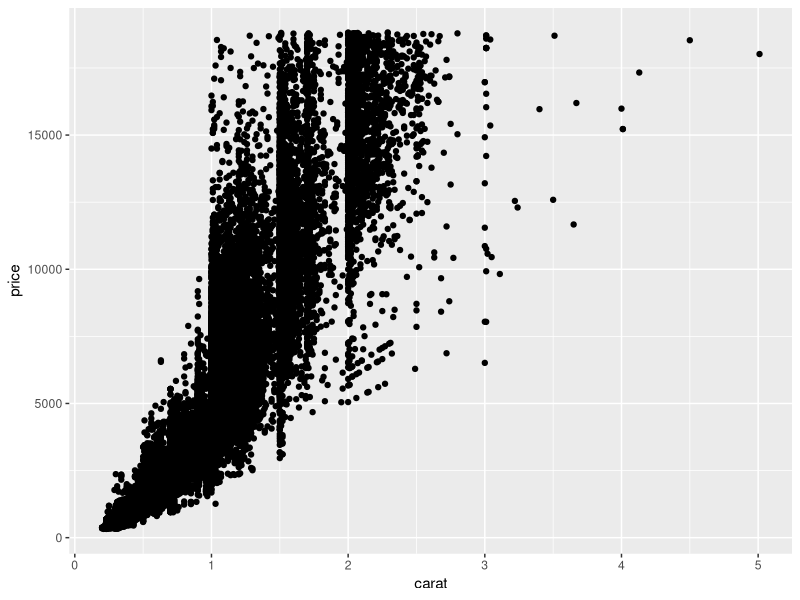
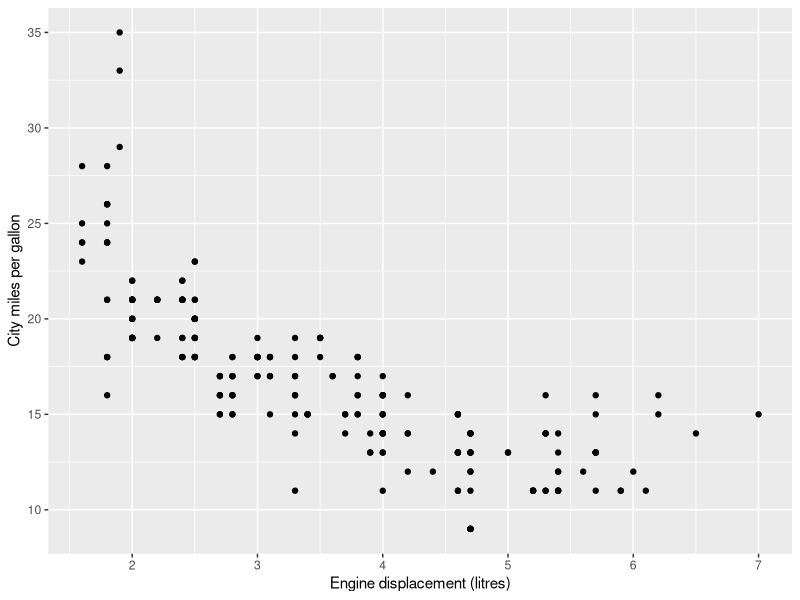

Reproduce these figures in R, in order.
## ---- chunk 1
knitr::opts_chunk$set(echo = TRUE)
## ---- chunk 2
getwd()

## ---- chunk 3
rm(list = ls())

## ---- chunk 4
#install.packages('tidyverse')

## ---- chunk 5
library(tidyverse)  # For data cleaning and tidy

## ---- chunk 6
library(data.table)     # For data frame
library(lubridate)      # For date and time data
library(ggplot2)        # For visualisation

## ---- chunk 7
data <- mpg
data %>% head(10)

## ---- chunk 8
data %>%
  summary()

## ---- chunk 9
library(dplyr)
# Filter the mpg data for model "a4" or "malibu"

filter(data, model =="a4" )

filter(data, model =='a4' | model  =='malibu')

# Alternative for above operation
data %>% filter(model=="a4" | model =="malibu")

## ---- chunk 10
# descripitve statics: 
data %>% filter( model=="a4" | model =="malibu" ) %>% 
  group_by(model) %>% 
  summarise (Count=n())

## ---- chunk 11
# Rearrange mpg data based on year in decendening order of year
arrange(data, +year) 

# Rearrange mpg data based on year in accending order of year
arrange(data, -year)

## ---- chunk 12
# Select different variables from the dataset
select(data, year, model, displ, trans)

# Alternative way using

data %>% select(year, model, displ, trans)

## ---- chunk 13
# Generate new variables for the mpg data set
mutate(data,  differance  =  cty - hwy)

# Aletrnative way
data %>% mutate(differance  =  cty-hwy)

## ---- chunk 14
# Generate summary statistics for a varible
summarise(data, count =n(), mean(cty),sd(cty),min(cty), max(cty))

# Aletrnative way

data %>% summarise(count =n(), mean(cty),sd(cty),min(cty), max(cty))

# Descriptive statistics
data %>% group_by(displ) %>% summarise(count =n())
data %>% group_by(displ) %>% summarise(count =n(), mean(displ), sd(displ), min(displ), max(displ))

## ---- chunk 15
library(ggplot2)
ggplot() +
  layer(
    data = diamonds, mapping = aes(x = carat, y = price),
geom = "point", stat = "identity", position = "identity" ) +
  scale_y_continuous() +
  scale_x_continuous() +
  coord_cartesian()

## ---- chunk 16

  library(ggplot2)
  ggplot() +
  layer(
  data = mpg, mapping = aes(x = displ, y = cty),
  geom = "point", stat = "identity", position = "identity" ) +
  scale_y_continuous() +
  scale_x_continuous() +
  coord_cartesian() +
  xlab("Engine displacement (litres)") +
  ylab("City miles per gallon")
